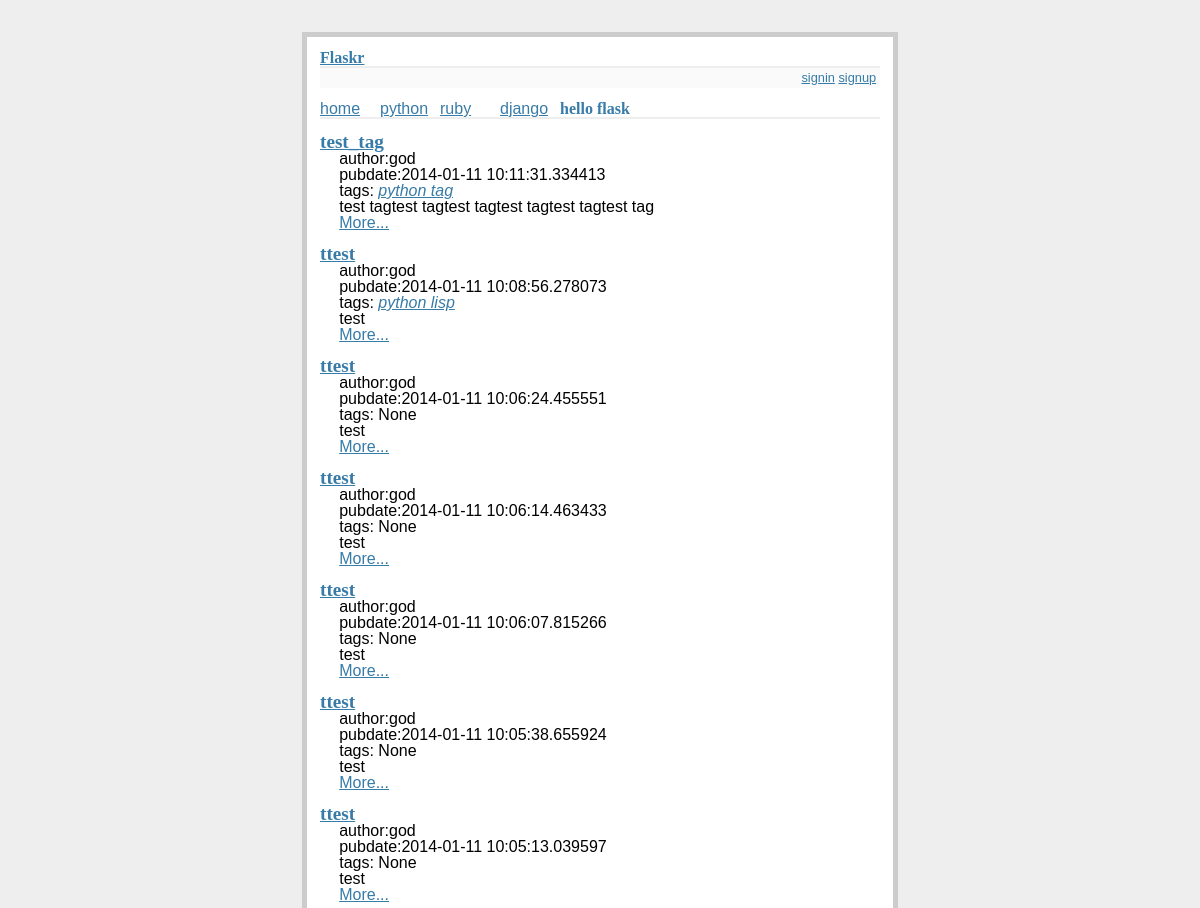
Before: /index/ (upper part) with the older database file.
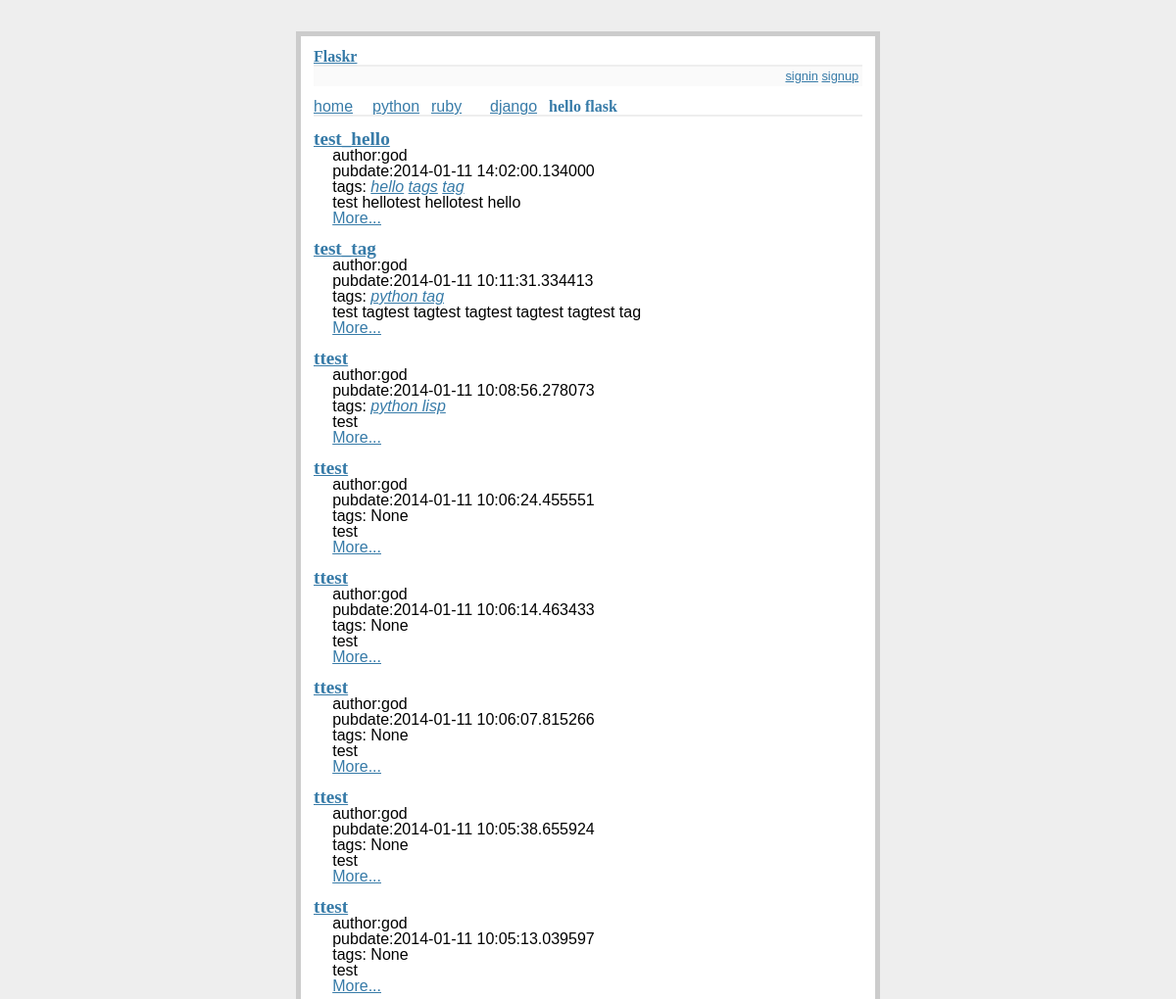
After: the same page with the newer database file.
### app/models.py (models this page shows, shortened)
class Category(db.Model):
    id = db.Column(db.Integer, primary_key=True)
    name = db.Column(db.String(50))

class Post(db.Model):
    id = db.Column(db.Integer, primary_key=True)
    title = db.Column(db.String(80))
    body = db.Column(db.Text)
    pub_date = db.Column(db.DateTime)
    category_id = db.Column(db.Integer, db.ForeignKey('category.id'))
    category = db.relationship(
        'Category', backref=db.backref('posts', lazy='dynamic'))
    user_id = db.Column(db.Integer, db.ForeignKey('user.id'))
    user = db.relationship(
        'User', backref=db.backref('users', lazy='dynamic'))
    tags = db.relationship('Tag', secondary=tag_post,
                           backref=db.backref('tags', lazy='dynamic'))

class User(db.Model):
    id = db.Column(db.Integer, primary_key=True)
    nickname = db.Column(db.String(60), index=True, unique=True)
    email = db.Column(db.String(120), index=True, unique=True)
    password = db.Column(db.String(40), index=True, unique=True)
    role = db.Column(db.SmallInteger, default=ROLE_USER)

class Tag(db.Model):
    id = db.Column(db.Integer, primary_key=True)
    content = db.Column(db.String(100))
    posts = db.relationship('Post', secondary=tag_post,
                            backref=db.backref('posts', lazy='dynamic'))

### app/views.py (the view)
@app.route('/')
@app.route('/index/')
def index():
    categories = Category.query.all()
    posts = Post.query.order_by(Post.pub_date.desc()).all()
    return render_template('index.html', posts=posts, categories=categories)

### app/templates/index.html
{% extends "base.html" %}
{% block content %}
  <h1>hello flask</h1>
  <ul class=entries>
  {% for post in posts %}
    <li>
      <h2><a href="{{ url_for('detail', id=post.id) }}">{{ post.title }}</a></h2>
      <span>
        author:{{ post.user.nickname }}<br />
        pubdate:{{ post.pub_date }}<br />
        tags:
        {% if post.tags %}
          {% for tag in post.tags %}
          <em><a href="">{{ tag.content }}</a></em>
          {% endfor %}
        {% else %}
          None
        {% endif %}
      </span>
      <div>
        {{ post.body|safe }}
      </div>
      <a href="{{ url_for('detail', id=post.id) }}">More...</a>
    </li>
  {% else %}
    <li><em>Unbelievable.  No entries here so far</em></li>
  {% endfor %}
  </ul>
{% endblock %}

### app/templates/base.html (shortened to what this page needs)
<!doctype html>
<html>
  <head>
    <link rel=stylesheet type=text/css href="{{ url_for('static', filename='reset.css') }}">
    <link rel=stylesheet type=text/css href="{{ url_for('static', filename='style.css') }}">
  </head>
  <body>
    <div class=page>
      <h1><a href="{{ url_for('index') }}">Flaskr</a></h1>
      <div class=metanav>
        <div>
          {% if current_user.is_authenticated() %}
            {% if current_user and current_user.role == 1%}
            <a href="{{ url_for('signout') }}">admin</a>
            <a href="{{ url_for('post') }}">post</a>
            {% endif %}
            <a href="{{ url_for('signout') }}">signout</a>
          {% else %}
            <a href="{{ url_for('signin') }}">signin</a>
            <a href="{{ url_for('signup') }}">signup</a>
          {% endif %}
        </div>
      </div>
        {% if categories %}
         <div id="nav">
          <ul>
            <li><a href="{{ url_for('index') }}">home</a>
            {% for category in categories %}
            <li><a href="{{ url_for('list', name=category.name) }}">{{ category.name }}</a></li>
            {% endfor %}
          </ul>
        </div>
        {% endif %}
        {% block content %}{% endblock %}
    </div>
  </body>
</html>

### app/static/style.css (style rules this page uses)
body { font-family: sans-serif; background: #eee; }
a, h1, h2 { color: #377BA8; }
h1, h2 { font-family: 'Georgia', serif; margin: 0; }
h1 { border-bottom: 2px solid #eee; }
h2 { font-size: 1.2em; }
.page { margin: 2em auto; width: 35em; border: 5px solid #ccc; padding: 0.8em; background: white; }
.entries { list-style: none; margin: 0; padding: 0; }
.entries li { margin: 0.8em 1.2em; }
.entries li h2 { margin-left: -1em; }
.metanav { text-align: right; font-size: 0.8em; padding: 0.3em; margin-bottom: 1em; background: #fafafa; }
#nav ul li { float: left; list-style: none; width: 60px; }

Changed rows visible on the page:
added Post: title "test_hello", user.nickname "god", pub_date "2014-01-11 14:02:00.134000", body "test hellotest hellotest hello"
added Tag: content "hello", shown under "test_hello"
added Tag: content "tags", shown under "test_hello"
added Tag: content "tag", shown under "test_hello"
